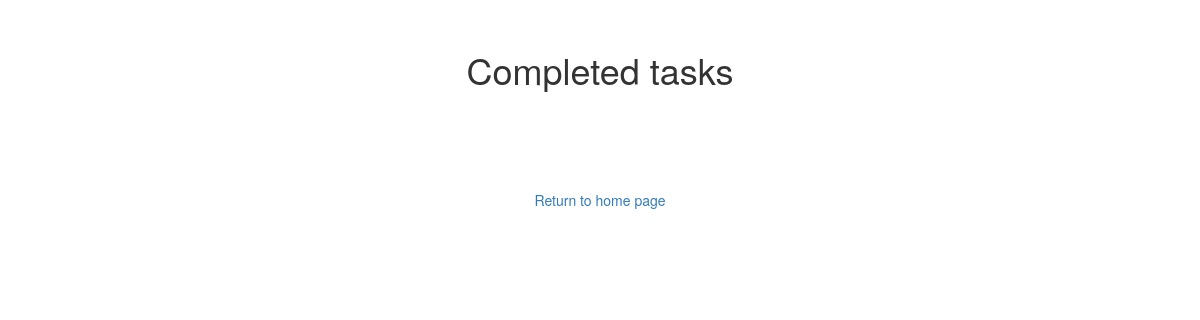
/completed, run on an earlier commit of the app's database.
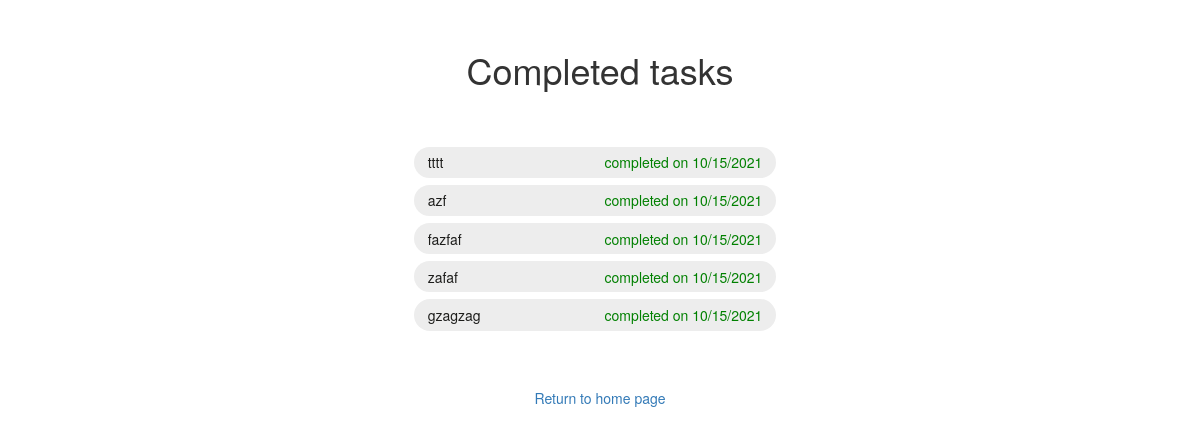
And on a later commit of the database.
### main.py (models this page shows)
class Todo(db.Model):
    id = db.Column(db.Integer, primary_key=True)
    task = db.Column(db.String(120), unique=True, nullable=False)
    date_completed = db.Column(db.String(120), nullable=True)

### main.py (the view)
@app.route("/completed")
def get_completed_tasks():
    results = Todo.query.filter(Todo.date_completed != None)
    return render_template('completed.html', results=results)

### templates/completed.html (shortened to what this page needs)
{% extends "bootstrap/base.html" %}
{% import "bootstrap/wtf.html" as wtf %}
{% block styles %}
{{super()}}
<link rel="stylesheet" href="{{url_for('.static', filename='css/styles.css')}}">
<link rel='stylesheet' href="{{ url_for('static', filename='css/all.css')}}">
{% endblock %}
{% block content %}
<div class="todolist-global">
    <h1>Completed tasks</h1>
    <ul class="todolist">
        {% for todo in results%}
        <li class="todo-task">
            {{ todo.task }}
            <div class="completed-date">completed on {{ todo.date_completed }}</div>
        </li>
        {% endfor %}
    </ul>
</div>
<div class="footer">
<a href="{{ url_for('home')}}" class="footer-link">Return to home page</a>
</div>
{% endblock %}

### static/css/styles.css (style rules this page uses)
body { max-width: 100%; overflow-x: hidden; text-align: center; }
h1 { margin: 50px 0; text-align: center; }
.todolist-global { margin: 0 auto; width: 65%; }
.todolist { margin: 0 auto; max-height: 550px; overflow-y: auto; padding: 0 5px; width: 50%; scrollbar-gutter: stable; scrollbar-color: #337ab7 #ededed; scrollbar-width: thin; }
.todo-task { background: #ededed; border-radius: 30px; color: #1d1d1b; display: flex; justify-content: space-between; margin: .5em auto; padding: .4em 1em; width:98%; }
.completed-date { color:green; }
.footer { margin: 50px 0; }

What changed in the data, as far as the page shows it:
added Todo: task "tttt", date_completed "10/15/2021"
added Todo: task "azf", date_completed "10/15/2021"
added Todo: task "fazfaf", date_completed "10/15/2021"
added Todo: task "zafaf", date_completed "10/15/2021"
added Todo: task "gzagzag", date_completed "10/15/2021"
